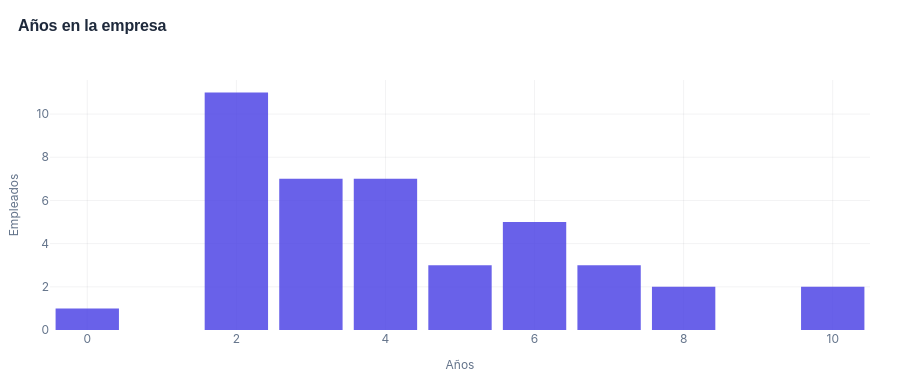

The code cell stored with this chart in its notebook:
### Code cell
section_title('Equipo', 'Antigüedad y nuevas altas')

top_veteranos = activos.nlargest(5, 'Antigüedad')[['TX_NOMBRE', 'Antigüedad']].values.tolist()
top_recientes = activos.nsmallest(5, 'Antigüedad')[['TX_NOMBRE', 'Antigüedad']].values.tolist()

podios_html = f'<div style="display:flex; gap:24px; flex-wrap:wrap; margin-bottom:32px;">'
podios_html += render_podium(top_veteranos, 'Mayor antigüedad', C['accent'], 'años')
podios_html += render_podium(top_recientes, 'Últimas altas', C['success'], 'años')
podios_html += '</div>'
display(HTML(podios_html))

render_insight(
    'Experiencia en el equipo',
    f'El análisis muestra una base de experiencia sólida con personas que llevan hasta <b>{int(top_veteranos[0][1])} años</b>. Simultáneamente, las {len(top_recientes)} altas recientes permiten una renovación constante del equipo.'
)

fig_ant = px.histogram(activos, x='Antigüedad', nbins=15, 
                       color_discrete_sequence=[C['accent']], opacity=0.85)
fig_ant.update_traces(marker_line_width=0, hovertemplate='Años: %{x}<br>Empleados: %{y}<extra></extra>')
_style(fig_ant, 'Años en la empresa', h=380)
fig_ant.update_yaxes(title_text="Empleados")
fig_ant.update_xaxes(title_text="Años")
fig_ant.update_layout(bargap=0.15)
fig_ant.show()

### Figure 1 — Plotly figure (JSON) as saved in the notebook; plotly's stock layout.template omitted (floating-point values rounded to 4 significant figures)
{"data": [{"bingroup": "x", "hovertemplate": "Años: %{x}<br>Empleados: %{y}<extra></extra>", "legendgroup": "", "marker": {"color": "#4F46E5", "line": {"width": 0}, "opacity": 0.85, "pattern": {"shape": ""}}, "name": "", "nbinsx": 15, "orientation": "v", "showlegend": false, "type": "histogram", "x": [3, 3, 3, 4, 2, 6, 3, 2, 5, 2, 4, 2, 4, 2, 5, 2, 4, 2, 8, 6, 10, 3, 6, 5, 10, 2, 6, 3, 8, 4, 3, 4, 7, 7, 2, 6, 4, 7, 2, 2, 0], "xaxis": "x", "yaxis": "y"}], "layout": {"bargap": 0.15, "barmode": "relative", "font": {"color": "#64748B", "family": "Inter, sans-serif", "size": 12}, "height": 380, "legend": {"tracegroupgap": 0}, "margin": {"b": 50, "l": 50, "r": 30, "t": 80}, "paper_bgcolor": "#FFFFFF", "plot_bgcolor": "#FFFFFF", "title": {"text": "<b style=\"font-family:'Outfit', sans-serif;font-size:16px;font-weight:700;color:#1E293B;letter-spacing:-0.01em;\">Años en la empresa</b>", "x": 0.02, "y": 0.95}, "xaxis": {"anchor": "y", "domain": [0, 1], "gridcolor": "rgba(15, 23, 42, 0.05)", "title": {"font": {"color": "#64748B", "size": 12}, "text": "Años"}, "zeroline": false}, "yaxis": {"anchor": "x", "domain": [0, 1], "gridcolor": "rgba(15, 23, 42, 0.05)", "title": {"font": {"color": "#64748B", "size": 12}, "text": "Empleados"}, "zeroline": false}}}
